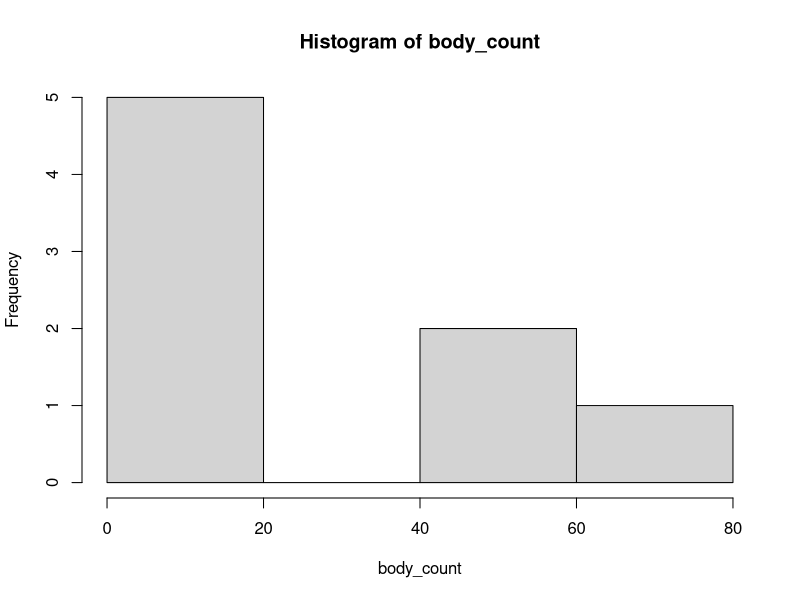
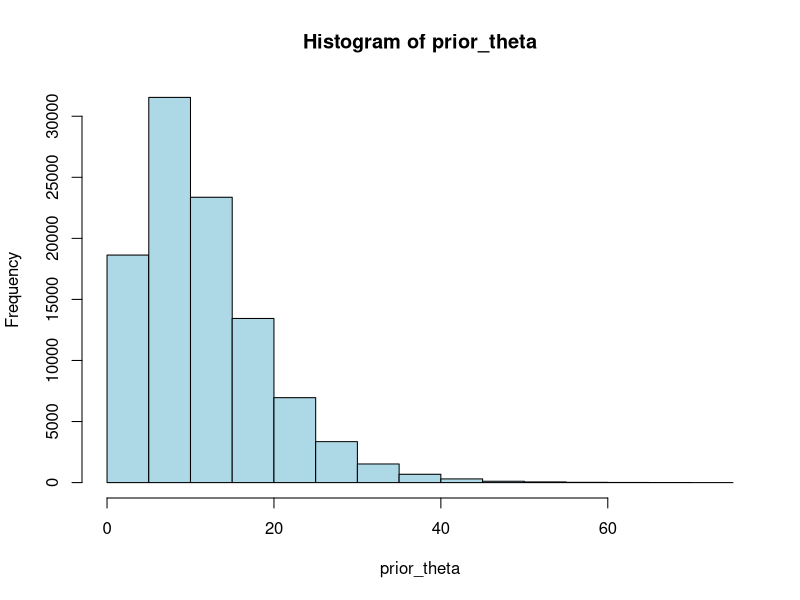
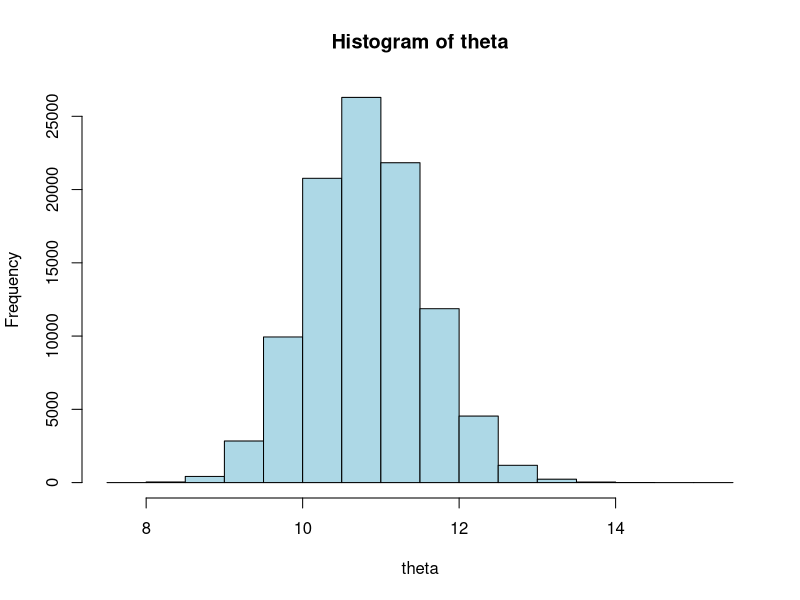

R code for these plots, in order: (Note: this script raises an error after producing the figures.)

# finding a0 and b0 in prior
body_count_prior=c(42,34,4,19,10,20)
time_min <- c(113,110,105,110,105,119)
time_hour <- time_min/60
mean_prior=mean(body_count_prior/time_hour)
variance_prior=var(body_count_prior/time_hour)
ao=mean_prior^2/variance_prior # a0=2.26 #2.31
bo=mean_prior/variance_prior #bo=0.105 #0.2
#data from tarantino's movie
set.seed(100)
body_count <- c(10,7,4,63,11,48,47,19)
mean(body_count)
length_hr <- c(1.65,2.57,2.57,1.85,2.26,2.55,2.75,3.12)
body_count
hist(body_count)
length_min <- (length_hr)*60

#prior
prior_theta=rgamma(100000,ao,bo) #a0=2.26,bo=0.10

hist(prior_theta,breaks =20,col="lightblue")
# posterior distribution

theta <- rgamma(100000,(ao+209))/(bo+19.33)# gamma posterior
hist(theta,col="lightblue")
hdi(theta,credMass = 0.95) # 9.44 ,12.37

# posterior predictive

shape=209+ao
prob=(1+bo+19.33)
# predictive y tilda comes from poisson likelihood
hist(theta)
plot(density(theta))

# Normal approximation for posterior
#from gamma
expected=(ao+91.23)/(bo+19.33)
sd=sqrt((ao+91.23)/(bo+19.33))
#from poisson
exp_poisson=theta
sd_poisson=sqrt(exp_poisson)
# mean and variance of posterior predictive ytilda
exposure=1-(1/(bo+19.33))
y_tilda=rnbinom(n.sim,a+sum(body_count),exposure)
hist(y_tilda)
hdi(y_tilda,credMass = 0.95)

# model checking

yrep <- mapply(rpois, n = n.obs,theta)
obs.min=min(body_count)
obs.max=max(body_count)
n.sim <- 100000
n.obs=8
dim(yrep)
sim.min <- apply(yrep, 2, min)
sim.max <- apply(yrep,2,max)
pvalmin <- length(sim.min[sim.min >= obs.min]) / n.sim #0.66
pvalmax <- length(sim.max[sim.max <=obs.max]) / n.sim #1

# replicated minimum
hist(sim.min,col = "lightblue", border = "black",ann=F,xlim=c(2,35),freq = F,right = F,axes=T)
lines(rep(obs.min, 2), c(0, 100000), col = "red", lwd = 3)
mtext(side = 3, paste0("p-value = ", round(pvalmin,3)))
title( "Replicated minimum")

# replicated maximum
hist(sim.max,col = "lightblue", border = "black",ann=F,xlim=c(2,70),freq = F,right = F,axes=T)
lines(rep(obs.max, 2), c(0, 100000), col = "red", lwd = 3)
mtext(side = 3, paste0("p-value = ", round(pvalmax,3)))
title("Replicated maximum")

# dispersion

sim.mean <- apply(yrep,2,mean)
sim.var <- apply(yrep,2,var)
dispersion=sim.var/sim.mean
hist(dispersion,xlim=c(0,20.1),col="lightblue",freq = F,right = F,axes=T,
     xlab=expression(paste("T(y,",theta, ")")),ann=T,main=NULL)
data_dispersion=var(body_count)/mean(body_count)
lines(rep(data_dispersion, 2), c(0, 100000), col = "red", lwd = 3)
title( "Variance to Mean ratio")
mtext(side = 3, paste0("p-value = ", round(pvalmax,3)))


